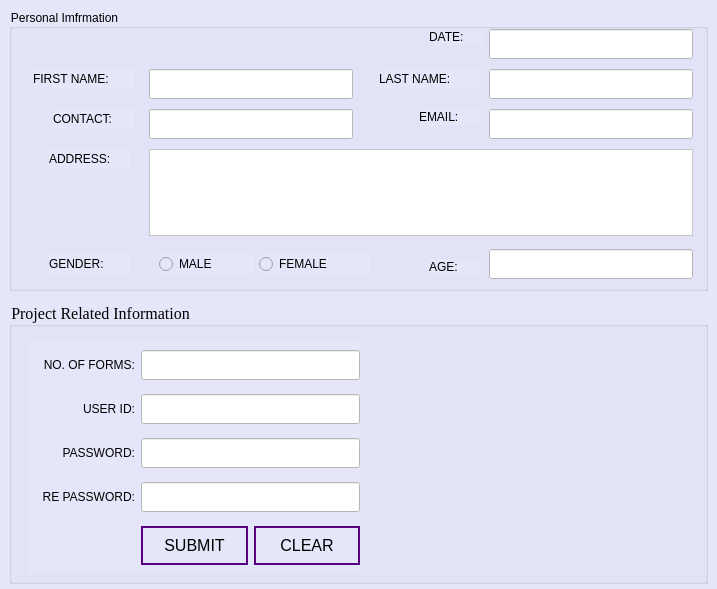
<?xml version="1.0" encoding="UTF-8"?>
<ui version="4.0">
 <class>MainWindow</class>
 <widget class="QMainWindow" name="MainWindow">
  <property name="geometry">
   <rect>
    <x>0</x>
    <y>0</y>
    <width>717</width>
    <height>589</height>
   </rect>
  </property>
  <property name="windowTitle">
   <string>MainWindow</string>
  </property>
  <property name="styleSheet">
   <string notr="true">QWidget{
background-color: #E6E6FA;
}
QLineEdit{
background-color: white;
}
QTextEdit{
background-color: white;
}
</string>
  </property>
  <widget class="QWidget" name="centralwidget">
   <layout class="QVBoxLayout" name="verticalLayout">
    <property name="spacing">
     <number>11</number>
    </property>
    <property name="bottomMargin">
     <number>5</number>
    </property>
    <item>
     <widget class="QGroupBox" name="groupBox">
      <property name="styleSheet">
       <string notr="true">font: 12pt &quot;Times New Roman&quot;;</string>
      </property>
      <property name="title">
       <string>Personal Imfrmation</string>
      </property>
      <widget class="QLineEdit" name="lineEdit">
       <property name="geometry">
        <rect>
         <x>480</x>
         <y>20</y>
         <width>204</width>
         <height>30</height>
        </rect>
       </property>
       <property name="readOnly">
        <bool>true</bool>
       </property>
      </widget>
      <widget class="QLabel" name="label">
       <property name="geometry">
        <rect>
         <x>420</x>
         <y>20</y>
         <width>55</width>
         <height>16</height>
        </rect>
       </property>
       <property name="styleSheet">
        <string notr="true">font: 75 10pt &quot;Times New Roman&quot;;</string>
       </property>
       <property name="text">
        <string>DATE:</string>
       </property>
      </widget>
      <widget class="QLabel" name="label_2">
       <property name="geometry">
        <rect>
         <x>370</x>
         <y>60</y>
         <width>101</width>
         <height>20</height>
        </rect>
       </property>
       <property name="styleSheet">
        <string notr="true">font: 75 10pt &quot;Times New Roman&quot;;</string>
       </property>
       <property name="text">
        <string>LAST NAME:</string>
       </property>
      </widget>
      <widget class="QLineEdit" name="lineEdit_2">
       <property name="geometry">
        <rect>
         <x>480</x>
         <y>60</y>
         <width>204</width>
         <height>30</height>
        </rect>
       </property>
       <property name="readOnly">
        <bool>true</bool>
       </property>
      </widget>
      <widget class="QLabel" name="label_3">
       <property name="geometry">
        <rect>
         <x>410</x>
         <y>100</y>
         <width>61</width>
         <height>16</height>
        </rect>
       </property>
       <property name="styleSheet">
        <string notr="true">font: 75 10pt &quot;Times New Roman&quot;;</string>
       </property>
       <property name="text">
        <string>EMAIL:</string>
       </property>
      </widget>
      <widget class="QLineEdit" name="lineEdit_4">
       <property name="geometry">
        <rect>
         <x>480</x>
         <y>100</y>
         <width>204</width>
         <height>30</height>
        </rect>
       </property>
       <property name="readOnly">
        <bool>true</bool>
       </property>
      </widget>
      <widget class="QLineEdit" name="lineEdit_1">
       <property name="geometry">
        <rect>
         <x>140</x>
         <y>60</y>
         <width>204</width>
         <height>30</height>
        </rect>
       </property>
       <property name="minimumSize">
        <size>
         <width>0</width>
         <height>30</height>
        </size>
       </property>
       <property name="readOnly">
        <bool>true</bool>
       </property>
      </widget>
      <widget class="QLabel" name="label_4">
       <property name="geometry">
        <rect>
         <x>24</x>
         <y>60</y>
         <width>101</width>
         <height>20</height>
        </rect>
       </property>
       <property name="styleSheet">
        <string notr="true">font: 75 10pt &quot;Times New Roman&quot;;</string>
       </property>
       <property name="text">
        <string>FIRST NAME:</string>
       </property>
      </widget>
      <widget class="QLineEdit" name="lineEdit_3">
       <property name="geometry">
        <rect>
         <x>140</x>
         <y>100</y>
         <width>204</width>
         <height>30</height>
        </rect>
       </property>
       <property name="minimumSize">
        <size>
         <width>0</width>
         <height>30</height>
        </size>
       </property>
      </widget>
      <widget class="QLabel" name="label_5">
       <property name="geometry">
        <rect>
         <x>44</x>
         <y>100</y>
         <width>81</width>
         <height>20</height>
        </rect>
       </property>
       <property name="styleSheet">
        <string notr="true">font: 75 10pt &quot;Times New Roman&quot;;</string>
       </property>
       <property name="text">
        <string>CONTACT:</string>
       </property>
      </widget>
      <widget class="QLabel" name="label_6">
       <property name="geometry">
        <rect>
         <x>40</x>
         <y>140</y>
         <width>81</width>
         <height>20</height>
        </rect>
       </property>
       <property name="styleSheet">
        <string notr="true">font: 75 10pt &quot;Times New Roman&quot;;</string>
       </property>
       <property name="text">
        <string>ADDRESS:</string>
       </property>
      </widget>
      <widget class="QTextEdit" name="textEdit">
       <property name="geometry">
        <rect>
         <x>140</x>
         <y>140</y>
         <width>544</width>
         <height>87</height>
        </rect>
       </property>
       <property name="styleSheet">
        <string notr="true"/>
       </property>
      </widget>
      <widget class="QLineEdit" name="lineEdit_5">
       <property name="geometry">
        <rect>
         <x>480</x>
         <y>240</y>
         <width>204</width>
         <height>30</height>
        </rect>
       </property>
       <property name="minimumSize">
        <size>
         <width>0</width>
         <height>30</height>
        </size>
       </property>
       <property name="inputMethodHints">
        <set>Qt::ImhDigitsOnly</set>
       </property>
      </widget>
      <widget class="QLabel" name="label_7">
       <property name="geometry">
        <rect>
         <x>420</x>
         <y>250</y>
         <width>51</width>
         <height>16</height>
        </rect>
       </property>
       <property name="styleSheet">
        <string notr="true">font: 75 12pt &quot;Times New Roman&quot;;</string>
       </property>
       <property name="text">
        <string>AGE:</string>
       </property>
      </widget>
      <widget class="QLabel" name="label_8">
       <property name="geometry">
        <rect>
         <x>40</x>
         <y>245</y>
         <width>81</width>
         <height>20</height>
        </rect>
       </property>
       <property name="styleSheet">
        <string notr="true">font: 75 10pt &quot;Times New Roman&quot;;</string>
       </property>
       <property name="text">
        <string>GENDER:</string>
       </property>
      </widget>
      <widget class="QRadioButton" name="radioButton">
       <property name="geometry">
        <rect>
         <x>150</x>
         <y>245</y>
         <width>95</width>
         <height>20</height>
        </rect>
       </property>
       <property name="text">
        <string>MALE</string>
       </property>
      </widget>
      <widget class="QRadioButton" name="radioButton_2">
       <property name="geometry">
        <rect>
         <x>250</x>
         <y>245</y>
         <width>111</width>
         <height>20</height>
        </rect>
       </property>
       <property name="text">
        <string>FEMALE</string>
       </property>
      </widget>
     </widget>
    </item>
    <item>
     <widget class="QGroupBox" name="groupBox_2">
      <property name="sizePolicy">
       <sizepolicy hsizetype="Preferred" vsizetype="Minimum">
        <horstretch>0</horstretch>
        <verstretch>0</verstretch>
       </sizepolicy>
      </property>
      <property name="font">
       <font>
        <family>Times New Roman</family>
        <pointsize>12</pointsize>
        <weight>50</weight>
        <italic>false</italic>
        <bold>false</bold>
       </font>
      </property>
      <property name="styleSheet">
       <string notr="true">font: 12pt &quot;Times New Roman&quot;;</string>
      </property>
      <property name="title">
       <string>Project Related Information</string>
      </property>
      <widget class="QWidget" name="layoutWidget">
       <property name="geometry">
        <rect>
         <x>20</x>
         <y>40</y>
         <width>331</width>
         <height>231</height>
        </rect>
       </property>
       <layout class="QGridLayout" name="gridLayout">
        <item row="0" column="0">
         <widget class="QLabel" name="label_9">
          <property name="styleSheet">
           <string notr="true">font: 75 10pt &quot;Times New Roman&quot;;</string>
          </property>
          <property name="text">
           <string>NO. OF FORMS:</string>
          </property>
          <property name="alignment">
           <set>Qt::AlignRight|Qt::AlignTrailing|Qt::AlignVCenter</set>
          </property>
         </widget>
        </item>
        <item row="0" column="1" colspan="2">
         <widget class="QLineEdit" name="lineEdit_6">
          <property name="sizePolicy">
           <sizepolicy hsizetype="Preferred" vsizetype="Fixed">
            <horstretch>0</horstretch>
            <verstretch>10</verstretch>
           </sizepolicy>
          </property>
          <property name="minimumSize">
           <size>
            <width>0</width>
            <height>30</height>
           </size>
          </property>
          <property name="inputMethodHints">
           <set>Qt::ImhDigitsOnly</set>
          </property>
         </widget>
        </item>
        <item row="1" column="0">
         <widget class="QLabel" name="label_10">
          <property name="styleSheet">
           <string notr="true">font: 75 10pt &quot;Times New Roman&quot;;</string>
          </property>
          <property name="text">
           <string>USER ID:</string>
          </property>
          <property name="alignment">
           <set>Qt::AlignRight|Qt::AlignTrailing|Qt::AlignVCenter</set>
          </property>
         </widget>
        </item>
        <item row="1" column="1" colspan="2">
         <widget class="QLineEdit" name="lineEdit_7">
          <property name="minimumSize">
           <size>
            <width>0</width>
            <height>30</height>
           </size>
          </property>
         </widget>
        </item>
        <item row="2" column="0">
         <widget class="QLabel" name="label_11">
          <property name="styleSheet">
           <string notr="true">font: 75 10pt &quot;Times New Roman&quot;;</string>
          </property>
          <property name="text">
           <string>PASSWORD:</string>
          </property>
          <property name="alignment">
           <set>Qt::AlignRight|Qt::AlignTrailing|Qt::AlignVCenter</set>
          </property>
         </widget>
        </item>
        <item row="2" column="1" colspan="2">
         <widget class="QLineEdit" name="lineEdit_8">
          <property name="minimumSize">
           <size>
            <width>0</width>
            <height>30</height>
           </size>
          </property>
          <property name="echoMode">
           <enum>QLineEdit::Password</enum>
          </property>
         </widget>
        </item>
        <item row="3" column="0">
         <widget class="QLabel" name="label_12">
          <property name="styleSheet">
           <string notr="true">font: 75 10pt &quot;Times New Roman&quot;;</string>
          </property>
          <property name="text">
           <string>RE PASSWORD:</string>
          </property>
          <property name="alignment">
           <set>Qt::AlignRight|Qt::AlignTrailing|Qt::AlignVCenter</set>
          </property>
         </widget>
        </item>
        <item row="3" column="1" colspan="2">
         <widget class="QLineEdit" name="lineEdit_9">
          <property name="minimumSize">
           <size>
            <width>0</width>
            <height>30</height>
           </size>
          </property>
          <property name="echoMode">
           <enum>QLineEdit::Password</enum>
          </property>
         </widget>
        </item>
        <item row="4" column="1">
         <widget class="QPushButton" name="pushButton">
          <property name="styleSheet">
           <string notr="true">background-color: #E6E6FA;
  border: 2px solid rgb(85, 0, 127);
  color: black;
  text-align: center;
  text-decoration: none;
  font-size: 16px;
  padding: 8px ;
</string>
          </property>
          <property name="text">
           <string>SUBMIT</string>
          </property>
         </widget>
        </item>
        <item row="4" column="2">
         <widget class="QPushButton" name="pushButton_2">
          <property name="styleSheet">
           <string notr="true">background-color: #E6E6FA;
  border: 2px solid rgb(85, 0, 127);
  color: black;
  text-align: center;
  text-decoration: none;
  font-size: 16px;
  padding: 8px ;
</string>
          </property>
          <property name="text">
           <string>CLEAR</string>
          </property>
         </widget>
        </item>
       </layout>
      </widget>
     </widget>
    </item>
   </layout>
  </widget>
 </widget>
 <tabstops>
  <tabstop>lineEdit_1</tabstop>
  <tabstop>lineEdit_2</tabstop>
  <tabstop>lineEdit_3</tabstop>
  <tabstop>lineEdit_4</tabstop>
  <tabstop>textEdit</tabstop>
  <tabstop>radioButton</tabstop>
  <tabstop>radioButton_2</tabstop>
  <tabstop>lineEdit_5</tabstop>
  <tabstop>lineEdit_6</tabstop>
  <tabstop>lineEdit_7</tabstop>
  <tabstop>lineEdit_8</tabstop>
  <tabstop>lineEdit_9</tabstop>
  <tabstop>pushButton</tabstop>
  <tabstop>pushButton_2</tabstop>
  <tabstop>lineEdit</tabstop>
 </tabstops>
 <resources/>
 <connections/>
</ui>
